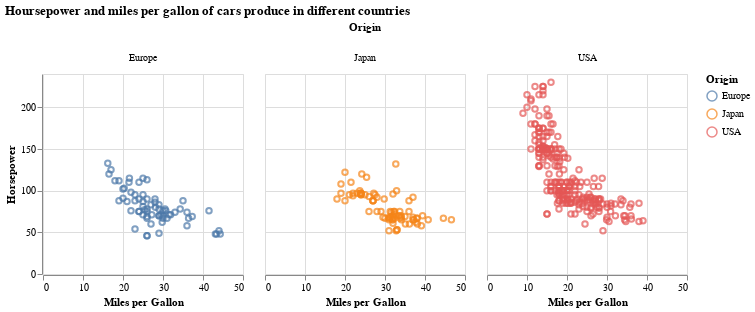

Write notebook code for a chart like this one.
### Markdown cell above
## 3. Facet chart

Altair provides a number of [compound plot](https://altair-viz.github.io/user_guide/compound_charts.html) types that can be used to create stacked, layered, faceted, and repeated charts.

The easiest way to create facet charts using *column* and *row* in ``encode()`` function.

### Code cell
# Horsepower and Miles_per_Gallon per origin
alt.Chart(cars).mark_point().encode(
    x=alt.X('Miles_per_Gallon:Q', title='Miles per Gallon'),
    y='Horsepower:Q',
    color='Origin:N',
    column='Origin:N',
    tooltip=['Name:N', 'Year:O']
).properties(
    title='Hoursepower and miles per gallon of cars produce in different countries',
    width=200,
    height=200
)

### Figure 1 — Vega-Lite specification as saved in the notebook (floating-point values rounded to 4 significant figures; data arrays with more than 128 entries replaced by an {"elided": "..."} marker saying what was removed)
{"config": {"view": {"continuousWidth": 400, "continuousHeight": 300}}, "data": {"name": "data-f02450ab61490a1363517a0190416235"}, "mark": "point", "encoding": {"color": {"type": "nominal", "field": "Origin"}, "column": {"type": "nominal", "field": "Origin"}, "tooltip": [{"type": "nominal", "field": "Name"}, {"type": "ordinal", "field": "Year"}], "x": {"type": "quantitative", "field": "Miles_per_Gallon", "title": "Miles per Gallon"}, "y": {"type": "quantitative", "field": "Horsepower"}}, "height": 200, "title": "Hoursepower and miles per gallon of cars produce in different countries", "width": 200, "$schema": "https://vega.github.io/schema/vega-lite/v4.8.1.json", "datasets": {"data-f02450ab61490a1363517a0190416235": {"elided": "406 records"}}}
